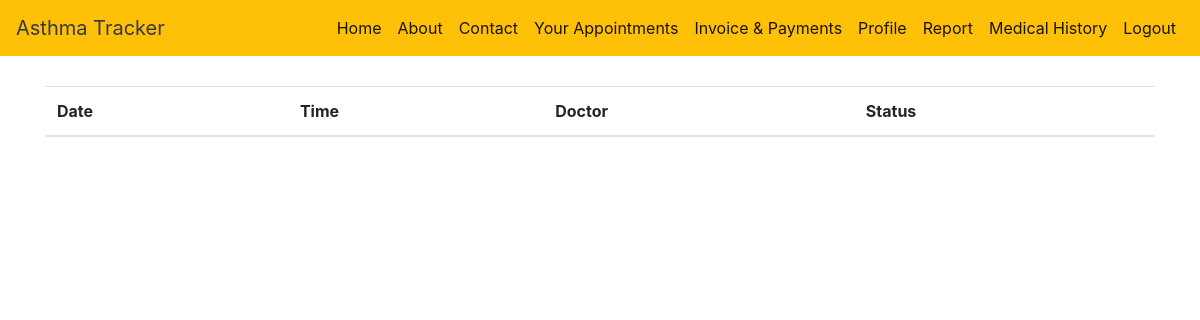
The page /myappointment/ (signed in) on the database as committed earlier.
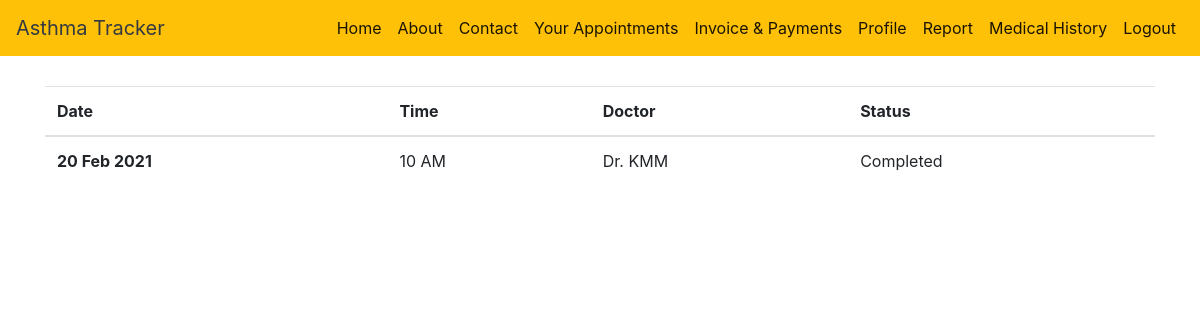
The same page on the database as committed later.
### COMMON_APP/models.py (models this page shows)
class Appointment(models.Model):
    doctorid = models.ForeignKey('DOCTOR.Doctor', on_delete=models.CASCADE)
    patientid = models.ForeignKey('PATIENT.Patient', on_delete=models.CASCADE)
    time = models.CharField(max_length=40)
    date = models.CharField(max_length=40, default="")
    status = models.BooleanField(max_length=15, default=0)

### DOCTOR/models.py (models this page shows)
class Doctor(models.Model):
    name = models.CharField(max_length=40)
    phone = models.CharField(max_length=12, default="", unique=True)
    email = models.CharField(max_length=50, unique=True)
    gender = models.CharField(max_length=30)
    address = models.CharField(max_length=200)
    age = models.IntegerField(default=0)
    blood = models.CharField(max_length=10)
    username = models.OneToOneField(User, on_delete=models.CASCADE)
    status = models.BooleanField(default=0)
    department = models.CharField(max_length=30, default="")
    attendance = models.IntegerField(default=0)
    salary = models.IntegerField(default=10000)

### COMMON_APP/views.py (the view)
# urls.py: path('myappointment/', myappointment, name='myappointment'),
def myappointment(request):
    status = False
    if request.user:
        status = request.user
    user_id = User.objects.get(username=request.user)
    patient = Patient.objects.get(username=user_id)
    data = Appointment.objects.filter(patientid=patient)
    return render(request, 'my_appointment.html', {'data': data, 'user': "P", 'status': status})

### templates/my_appointment.html (shortened to what this page needs)
 <!DOCTYPE html>
<html>
<head>
    <link rel="stylesheet" href="https://stackpath.bootstrapcdn.com/bootstrap/4.5.0/css/bootstrap.min.css">
</head>
<body>
{% include "nav.html" %}
<div class="container">
    <div class="row">
        <div class="col-sm-12">
            <table class="table">
                <thead>
                <tr>
                    <th scope="col">Date</th>
                    <th scope="col">Time</th>
                    {% if user == 'P' %}
                    <th scope="col">Doctor</th>
                    {% else %}
                    <th scope="col">Patient</th>
                    {% endif %}
                    <th scope="col">Status</th>
                </tr>
                </thead>
                <tbody>
                {% for data in data %}
                <tr>
                    <th scope="row">{{ data.date }}</th>
                    <td> {{ data.time }}</td>
                    {% if user == 'P' %}
                    <td> {{ data.doctorid.name }}</td>
                    {% else %}
                    <td> {{ data.patientid.name }}   <a href="{% url 'view_report' %}" class="btn btn-primary" id="#hello"> View Report</a></td>
                    {% endif %}
                    {% if data.status %}
                    <td>Completed</td>
                    {% else %}
                    <td>Pending</td>
                    {% endif %}
                </tr>
                {% endfor %}
                </tbody>
            </table>
        </div>
    </div>
</div>
</body>
</html>

Rows that differ between the two databases and show on the page:
added Appointment: date "20 Feb 2021", time "10 AM", doctorid.name "Dr. KMM", status "Completed"
